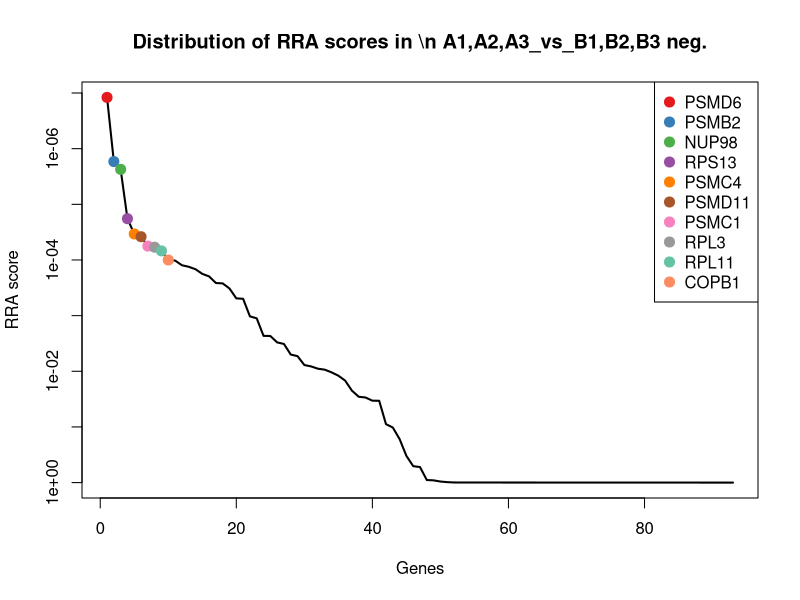
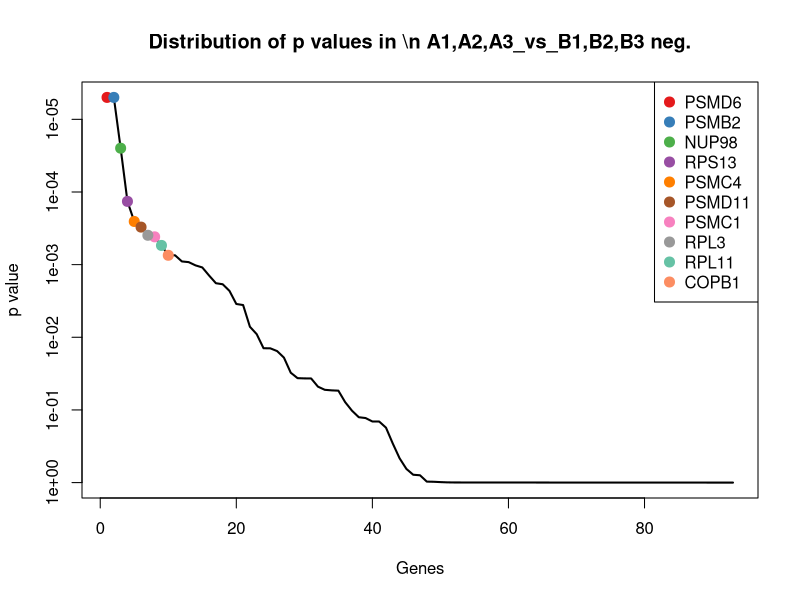
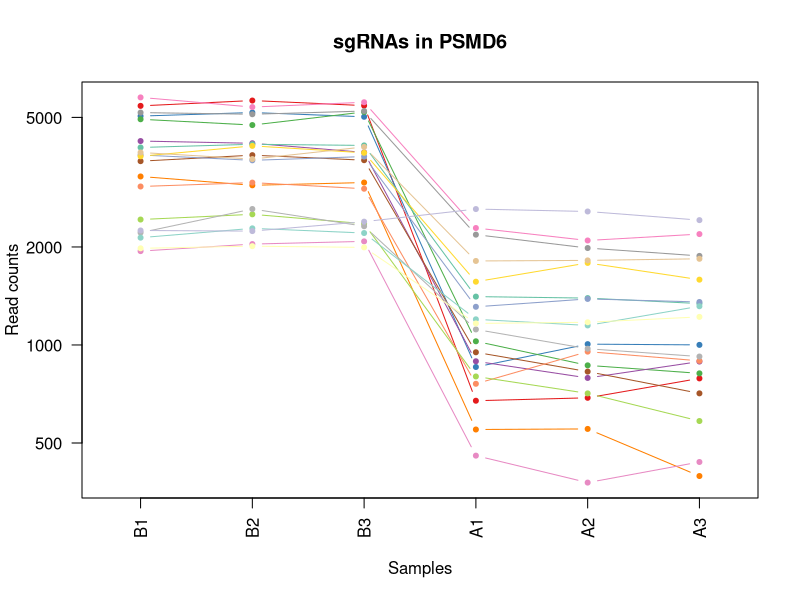
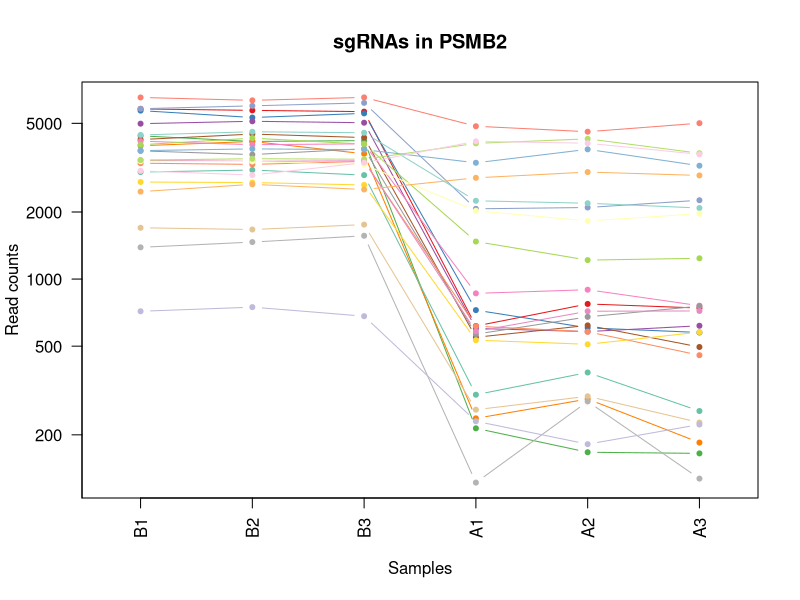
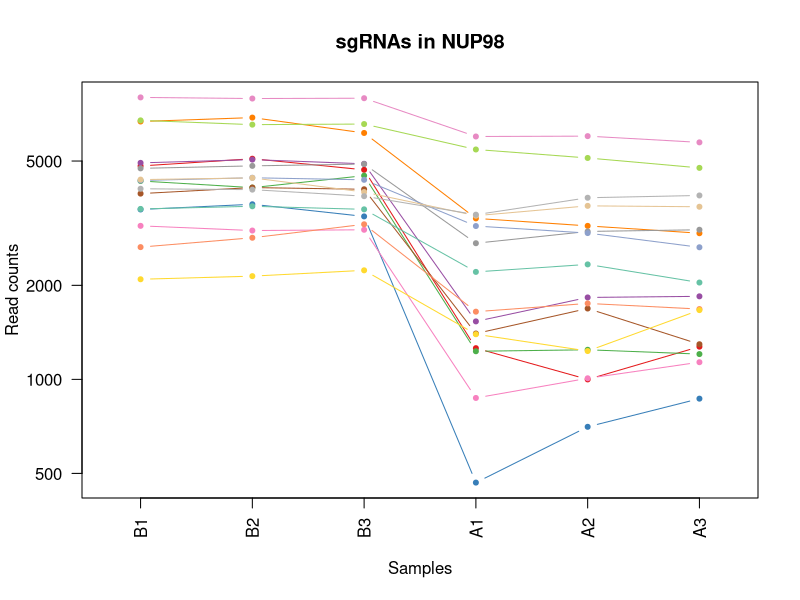
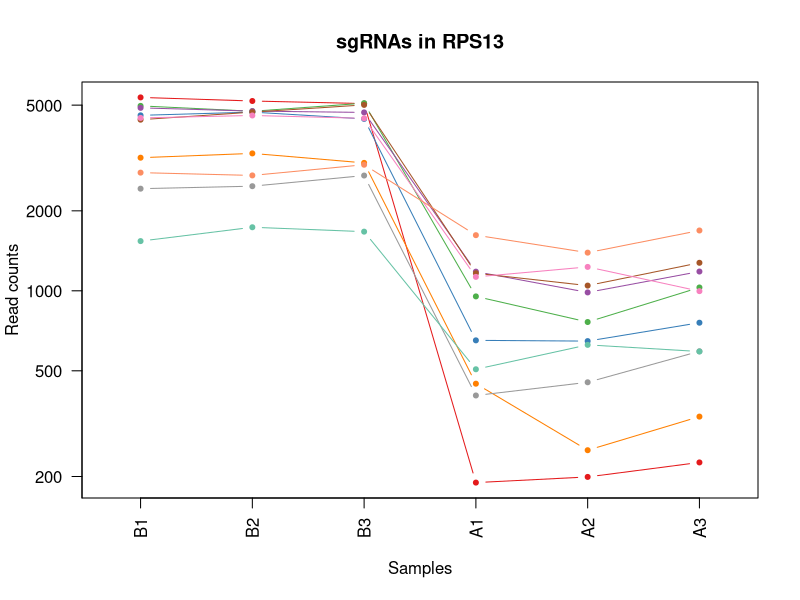
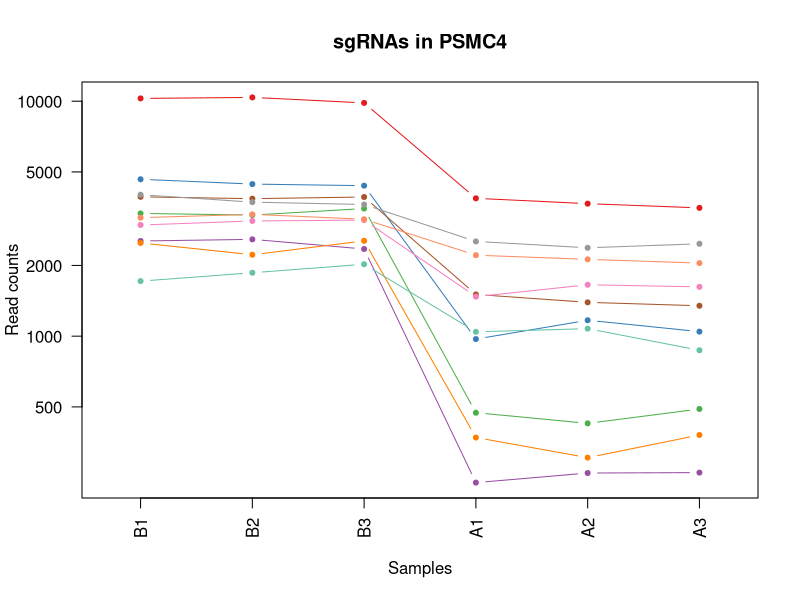
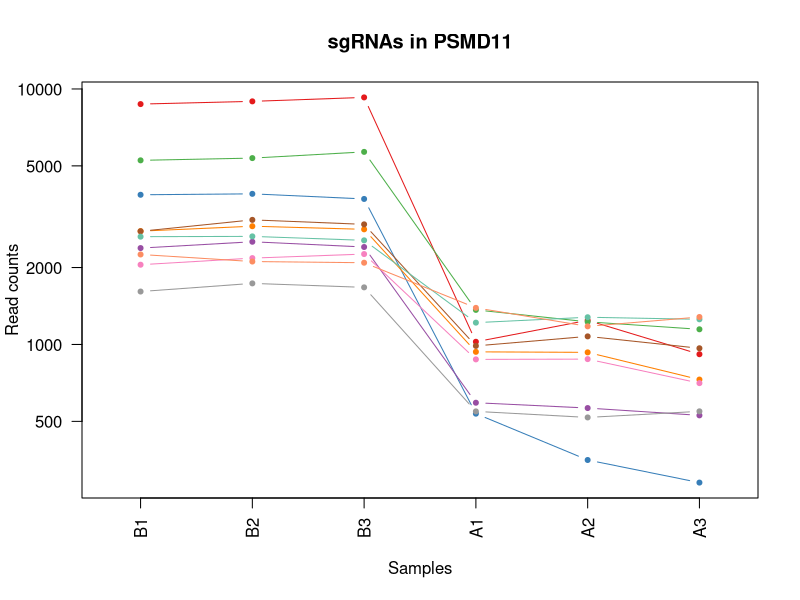

These figures' R source, in order: (Note: this script raises an error after producing the figures.)
pdf(file='sample1.pdf',width=4.5,height=4.5);
gstable=read.table('sample1.gene_summary.txt',header=T)
# 
#
# parameters
# Do not modify the variables beginning with "__"

# gstablename='__GENE_SUMMARY_FILE__'
startindex=3
# outputfile='__OUTPUT_FILE__'
targetgenelist=c("PSMD6","PSMB2","NUP98","RPS13","PSMC4","PSMD11","PSMC1","RPL3","RPL11","COPB1")
# samplelabel=sub('.\\w+.\\w+$','',colnames(gstable)[startindex]);
samplelabel='A1,A2,A3_vs_B1,B2,B3 neg.'


# You need to write some codes in front of this code:
# gstable=read.table(gstablename,header=T)
# pdf(file=outputfile,width=6,height=6)


# set up color using RColorBrewer
#library(RColorBrewer)
#colors <- brewer.pal(length(targetgenelist), "Set1")

colors=c( "#E41A1C", "#377EB8", "#4DAF4A", "#984EA3", "#FF7F00",  "#A65628", "#F781BF",
          "#999999", "#66C2A5", "#FC8D62", "#8DA0CB", "#E78AC3", "#A6D854", "#FFD92F", "#E5C494", "#B3B3B3", 
          "#8DD3C7", "#FFFFB3", "#BEBADA", "#FB8072", "#80B1D3", "#FDB462", "#B3DE69", "#FCCDE5",
          "#D9D9D9", "#BC80BD", "#CCEBC5", "#FFED6F")

######
# function definition

plotrankedvalues<-function(val, tglist, ...){
  
  plot(val,log='y',ylim=c(max(val),min(val)),type='l',lwd=2, ...)
  if(length(tglist)>0){
    for(i in 1:length(tglist)){
      targetgene=tglist[i];
      tx=which(names(val)==targetgene);ty=val[targetgene];
      points(tx,ty,col=colors[(i %% length(colors)) ],cex=2,pch=20)
      # text(tx+50,ty,targetgene,col=colors[i])
    }
    legend('topright',tglist,pch=20,pt.cex = 2,cex=1,col=colors)
  }
}



plotrandvalues<-function(val,targetgenelist, ...){
  # choose the one with the best distance distribution
  
  mindiffvalue=0;
  randval=val;
  for(i in 1:20){
    randval0=sample(val)
    vindex=sort(which(names(randval0) %in% targetgenelist))
    if(max(vindex)>0.9*length(val)){
      # print('pass...')
      next;
    }
    mindiffind=min(diff(vindex));
    if (mindiffind > mindiffvalue){
      mindiffvalue=mindiffind;
      randval=randval0;
      # print(paste('Diff: ',mindiffvalue))
    }
  }
  plot(randval,log='y',ylim=c(max(randval),min(randval)),pch=20,col='grey', ...)
  
  if(length(targetgenelist)>0){
    for(i in 1:length(targetgenelist)){
      targetgene=targetgenelist[i];
      tx=which(names(randval)==targetgene);ty=randval[targetgene];
      points(tx,ty,col=colors[(i %% length(colors)) ],cex=2,pch=20)
      text(tx+50,ty,targetgene,col=colors[i])
    }
  }
  
}




# set.seed(1235)



pvec=gstable[,startindex]
names(pvec)=gstable[,'id']
pvec=sort(pvec);

plotrankedvalues(pvec,targetgenelist,xlab='Genes',ylab='RRA score',main=paste('Distribution of RRA scores in \\n',samplelabel))

# plotrandvalues(pvec,targetgenelist,xlab='Genes',ylab='RRA score',main=paste('Distribution of RRA scores in \\n',samplelabel))


pvec=gstable[,startindex+1]
names(pvec)=gstable[,'id']
pvec=sort(pvec);

plotrankedvalues(pvec,targetgenelist,xlab='Genes',ylab='p value',main=paste('Distribution of p values in \\n',samplelabel))

# plotrandvalues(pvec,targetgenelist,xlab='Genes',ylab='p value',main=paste('Distribution of p values in \\n',samplelabel))



# you need to write after this code:
# dev.off()






# parameters
# Do not modify the variables beginning with "__"
targetmat=list(c(5423.771421646316,5632.245093570229,5434.54446136728,673.157294769762,687.2494014427542,788.4373153160907),c(5046.296221815596,5174.490889581273,5020.756685733464,854.8189335382135,1004.9205749193144,999.6053881227292),c(4934.073865109166,4735.420530653091,5195.554863029849,1025.3790277152596,864.7715277973026,817.1286295561231),c(4229.206170093571,4162.760679540378,3901.850838971856,890.1420299654123,791.0635104220223,888.2830888714035),c(3291.546644224141,3092.1763575580458,3153.2801136008948,549.02184161132,551.2529186799131,394.792483942846),c(3668.0943865614195,3827.3856606994905,3693.4756106693853,948.6774469019134,827.3984485647661,709.2492880136012),c(5758.583576778724,5378.144800743707,5564.902424096787,2285.9089545030147,2092.8924370220434,2189.7211027992735),c(5172.43044092365,5111.900008627681,5229.131914035935,2180.9488965479095,1983.8876225938118,1876.4119512981197),c(4040.9322989249317,4133.800719696179,4100.350464037243,1406.8684691290077,1392.147201411984,1339.310548724713),c(3066.174473317839,3151.9646617525214,3017.9843492528453,758.9419575215308,953.0135204296804,892.8736991498087),c(3832.2543629005777,3690.0593995028034,3789.268962069099,1308.9730304593422,1383.8420726936426,1354.23003212953),c(1941.1685337732115,2040.2758806364868,2079.802041729873,456.1725595741116,376.8452155947429,436.10797644849265),c(2427.1562603365956,2518.5823141922933,2356.3189323682227,799.3112105811866,709.0503643284005,583.0075053574586),c(3797.010978149798,4087.0911070442444,3891.975235734772,1563.2993247351744,1785.6026744434098,1586.0558511889917),c(3900.886217415254,3722.7561283591576,4056.8978097940735,1810.5609997255667,1817.785048226983,1838.539416501277),c(2212.913579351592,2614.8041162552777,2314.8413987724703,1115.2006157729938,972.7382011357413,920.4173608202398),c(2135.0071499025003,2280.363289667429,2206.209763164547,1197.9575845452885,1147.1459042209117,1314.0621921934844),c(1980.1217484977574,2010.381728539249,1992.8967332435345,1163.643719444581,1173.0994314657287,1218.8070289165769),c(2246.302049115489,2236.4562537746106,2390.8835436980166,2613.9091356127187,2569.3991972368835,2416.9563115803303))
targetgene="PSMD6"
collabel=c("B1","B2","B3","A1","A2","A3")

# set up color using RColorBrewer
#library(RColorBrewer)
#colors <- brewer.pal(length(targetgenelist), "Set1")

colors=c( "#E41A1C", "#377EB8", "#4DAF4A", "#984EA3", "#FF7F00",  "#A65628", "#F781BF",
          "#999999", "#66C2A5", "#FC8D62", "#8DA0CB", "#E78AC3", "#A6D854", "#FFD92F", "#E5C494", "#B3B3B3", 
          "#8DD3C7", "#FFFFB3", "#BEBADA", "#FB8072", "#80B1D3", "#FDB462", "#B3DE69", "#FCCDE5",
          "#D9D9D9", "#BC80BD", "#CCEBC5", "#FFED6F")


## code

targetmatvec=unlist(targetmat)+1
yrange=range(targetmatvec[targetmatvec>0]);
# yrange[1]=1; # set the minimum value to 1
for(i in 1:length(targetmat)){
  vali=targetmat[[i]]+1;
  if(i==1){
    plot(1:length(vali),vali,type='b',las=1,pch=20,main=paste('sgRNAs in',targetgene),ylab='Read counts',xlab='Samples',xlim=c(0.7,length(vali)+0.3),ylim = yrange,col=colors[(i %% length(colors))],xaxt='n',log='y')
    axis(1,at=1:length(vali),labels=(collabel),las=2)
    # lines(0:100,rep(1,101),col='black');
  }else{
    lines(1:length(vali),vali,type='b',pch=20,col=colors[(i %% length(colors))])
  }
}




# parameters
# Do not modify the variables beginning with "__"
targetmat=list(c(5802.174078970478,5714.454011837633,5639.957008698625,614.6218778332609,772.376970805754,740.2359073928362),c(5701.081212185347,5307.146189512767,5540.213416004078,724.6280924208232,603.1599731695471,574.9739373702496),c(4392.438688939288,4144.076834479604,4181.33041058133,212.9478098896848,166.10257436682883,164.1143174529854),c(4980.446739781245,5105.36066285641,5029.644728646839,599.48340793589,580.3208691941082,616.2894298758962),c(3963.953326969281,4145.011026732643,3649.0353961025075,236.16013039898695,288.60322296236507,183.62441113620744),c(4225.496340119805,4473.8466998022595,4314.651054281963,547.0033789583373,618.7320895164373,494.6382574981588),c(4155.937028111687,4007.6847655359566,4044.0595255858643,861.8835528236532,894.8776194012903,758.598348506457),c(3760.840135905577,3618.126596018825,3844.572340196769,565.1695428351825,675.8298494550348,755.1553907976531),c(3020.729056139202,3085.637011786775,2926.141239147965,301.76016662092775,379.95963886412096,254.77887045148782),c(3310.0957940929725,3269.6728856353957,3372.518505464158,613.6126465067696,579.2827281043155,454.4704175621134),c(5811.448653904894,5989.106534231006,6175.214704148573,2065.8965253278902,2093.930578111836,2257.43260440575),c(3411.1886608781037,3374.3024179757285,3395.232392909451,581.3172440590448,716.3173519569493,718.4305085704116),c(4005.688914174152,4289.810825953639,4029.2461207302385,1472.4685053509486,1215.6632161472285,1238.317122599799),c(2724.8701157313403,2710.0917260652236,2643.6989865673645,530.855677734475,508.6891339984133,577.2692425094522),c(1698.1746704915195,1667.5331716740518,1754.8946952298122,258.3632195817977,296.9083516807065,226.0875562114554),c(1387.4764101885926,1464.8134527646573,1563.307992430384,121.10775917896767,281.3362353338163,126.24178265614262),c(4433.246818650717,4581.2788089017085,4534.877006468935,2244.5304701168675,2188.4014172829698,2082.989413826353),c(3375.945276127324,3370.5656489635735,3257.9615079139844,2024.5180409417428,1822.9757536759464,1964.7811991574195),c(715.9971849368941,747.3538024309476,680.4290630350819,229.09551111354716,180.63654962392636,221.49694593305023),c(6530.228211322113,6338.494436867474,6533.69910165472,4850.365755117655,4583.392911434683,5006.060508600855),c(3769.1872533465507,3838.5959677359547,3807.04504789585,3324.4079894626625,3820.359210437063,3224.903720579643),c(2467.036932554583,2660.5795366541734,2522.2290667512325,2846.0323407057404,3019.9524302069067,2917.3328319264956),c(3417.680863332195,3467.7216432795967,3448.560650389704,4063.1653204543654,4257.416609239782,3669.0452650153447),c(3058.7548133703062,2927.7585210232373,3328.07829089728,4149.959214532625,4069.5130719873064,3627.7297725096983))
targetgene="PSMB2"
collabel=c("B1","B2","B3","A1","A2","A3")

# set up color using RColorBrewer
#library(RColorBrewer)
#colors <- brewer.pal(length(targetgenelist), "Set1")

colors=c( "#E41A1C", "#377EB8", "#4DAF4A", "#984EA3", "#FF7F00",  "#A65628", "#F781BF",
          "#999999", "#66C2A5", "#FC8D62", "#8DA0CB", "#E78AC3", "#A6D854", "#FFD92F", "#E5C494", "#B3B3B3", 
          "#8DD3C7", "#FFFFB3", "#BEBADA", "#FB8072", "#80B1D3", "#FDB462", "#B3DE69", "#FCCDE5",
          "#D9D9D9", "#BC80BD", "#CCEBC5", "#FFED6F")


## code

targetmatvec=unlist(targetmat)+1
yrange=range(targetmatvec[targetmatvec>0]);
# yrange[1]=1; # set the minimum value to 1
for(i in 1:length(targetmat)){
  vali=targetmat[[i]]+1;
  if(i==1){
    plot(1:length(vali),vali,type='b',las=1,pch=20,main=paste('sgRNAs in',targetgene),ylab='Read counts',xlab='Samples',xlim=c(0.7,length(vali)+0.3),ylim = yrange,col=colors[(i %% length(colors))],xaxt='n',log='y')
    axis(1,at=1:length(vali),labels=(collabel),las=2)
    # lines(0:100,rep(1,101),col='black');
  }else{
    lines(1:length(vali),vali,type='b',pch=20,col=colors[(i %% length(colors))])
  }
}




# parameters
# Do not modify the variables beginning with "__"
targetmat=list(c(4819.996593415853,5083.874241036521,4684.98617567261,1257.502232808281,998.6917283805583,1271.5990471182365),c(3497.44220776817,3634.0078643204824,3323.140489278738,466.26487283902554,703.8596588794371,866.4776900489788),c(4315.459716983637,4108.577528864134,4487.4741109309325,1229.2437556665218,1242.654884481838,1203.88754551176),c(4931.291492628841,5051.177512180167,4897.311645269915,1532.013153613941,1828.1664591249098,1843.130026779682),c(6689.750900194063,6884.996904895104,6147.563015084738,3274.955654464584,3098.8511530311503,2935.6952730401163),c(3931.4923146988262,4110.445913370212,4058.87293044149,1400.8130811700594,1684.9029887335198,1294.5520985102623),c(3099.5629430817357,2994.0861709889837,3011.0714269868863,870.9666347620758,1006.9968570988998,1133.8807387660809),c(4735.59796151267,4823.234602438728,4888.423602356539,2726.9430441797554,2974.2742222560287,3011.4403426338017),c(3511.354070169794,3580.7589058972776,3500.901347546249,2207.1889110366856,2332.7030287641524,2040.5262687511051),c(2649.746058762573,2839.010256984562,3135.5040277741437,1646.0562935074688,1749.267736300666,1677.8680567570955),c(4330.299036878702,4418.729356872977,4352.178346582882,3095.3124783491153,2938.9774252030775,2646.4868255005895),c(7990.046305999148,7923.818690274122,7942.947683586595,5989.787922726443,6005.646204450654,5735.96754286728),c(6745.398349800557,6536.543194511675,6565.301032013388,5442.784543768105,5112.84486722895,4752.429290718968),c(2090.4891902173044,2139.3002594585873,2232.8738919046737,1393.7484618846197,1231.2353324941187,1665.2438784914812),c(4359.050219175391,4414.058395607784,3976.9054235736935,3340.555690686525,3591.968170682673,3568.0518388904306),c(4074.320768688828,4047.85503241662,3857.410624404978,3365.7864738488097,3813.092222808514,3877.918032682781))
targetgene="NUP98"
collabel=c("B1","B2","B3","A1","A2","A3")

# set up color using RColorBrewer
#library(RColorBrewer)
#colors <- brewer.pal(length(targetgenelist), "Set1")

colors=c( "#E41A1C", "#377EB8", "#4DAF4A", "#984EA3", "#FF7F00",  "#A65628", "#F781BF",
          "#999999", "#66C2A5", "#FC8D62", "#8DA0CB", "#E78AC3", "#A6D854", "#FFD92F", "#E5C494", "#B3B3B3", 
          "#8DD3C7", "#FFFFB3", "#BEBADA", "#FB8072", "#80B1D3", "#FDB462", "#B3DE69", "#FCCDE5",
          "#D9D9D9", "#BC80BD", "#CCEBC5", "#FFED6F")


## code

targetmatvec=unlist(targetmat)+1
yrange=range(targetmatvec[targetmatvec>0]);
# yrange[1]=1; # set the minimum value to 1
for(i in 1:length(targetmat)){
  vali=targetmat[[i]]+1;
  if(i==1){
    plot(1:length(vali),vali,type='b',las=1,pch=20,main=paste('sgRNAs in',targetgene),ylab='Read counts',xlab='Samples',xlim=c(0.7,length(vali)+0.3),ylim = yrange,col=colors[(i %% length(colors))],xaxt='n',log='y')
    axis(1,at=1:length(vali),labels=(collabel),las=2)
    # lines(0:100,rep(1,101),col='black');
  }else{
    lines(1:length(vali),vali,type='b',pch=20,col=colors[(i %% length(colors))])
  }
}




# parameters
# Do not modify the variables beginning with "__"
targetmat=list(c(5344.937534703783,5181.030235352544,5067.172020947758,188.72625805389129,198.2849481504019,224.9399036418541),c(4575.1478151472775,4706.460570808892,4436.120974098096,649.9449742604598,645.723757851047,757.4506959368557),c(4966.534877379621,4740.091491918285,5083.9605464508,951.7051408813876,761.9955599078272,1028.2967023627616),c(4882.1362454764385,4746.630837689556,4692.886658262278,1179.7914206684434,985.1958942132535,1180.9344941197342),c(3169.1222550898533,3289.290922949208,3029.8350731373457,446.0802463091976,250.19200264003592,335.11455032357856),c(4406.350551340911,4704.592186302815,5008.905961848963,1163.643719444581,1045.4080774212289,1273.894352257439),c(4474.054948362146,4570.068501865245,4458.834861543389,1127.3113916908908,1229.1590503145333,996.1624304139253),c(2422.5189728693877,2475.609470552514,2714.803329874369,402.6832992700675,451.59137405981585,591.0410733446677),c(1537.7245241261273,1733.8608216397984,1668.976947067182,505.62489457219004,624.9609360551934,589.8934207750664),c(2784.227395311601,2717.5652640895332,2981.4446172756348,1618.8070476922012,1391.1090603221915,1685.9016247443044))
targetgene="RPS13"
collabel=c("B1","B2","B3","A1","A2","A3")

# set up color using RColorBrewer
#library(RColorBrewer)
#colors <- brewer.pal(length(targetgenelist), "Set1")

colors=c( "#E41A1C", "#377EB8", "#4DAF4A", "#984EA3", "#FF7F00",  "#A65628", "#F781BF",
          "#999999", "#66C2A5", "#FC8D62", "#8DA0CB", "#E78AC3", "#A6D854", "#FFD92F", "#E5C494", "#B3B3B3", 
          "#8DD3C7", "#FFFFB3", "#BEBADA", "#FB8072", "#80B1D3", "#FDB462", "#B3DE69", "#FCCDE5",
          "#D9D9D9", "#BC80BD", "#CCEBC5", "#FFED6F")


## code

targetmatvec=unlist(targetmat)+1
yrange=range(targetmatvec[targetmatvec>0]);
# yrange[1]=1; # set the minimum value to 1
for(i in 1:length(targetmat)){
  vali=targetmat[[i]]+1;
  if(i==1){
    plot(1:length(vali),vali,type='b',las=1,pch=20,main=paste('sgRNAs in',targetgene),ylab='Read counts',xlab='Samples',xlim=c(0.7,length(vali)+0.3),ylim = yrange,col=colors[(i %% length(colors))],xaxt='n',log='y')
    axis(1,at=1:length(vali),labels=(collabel),las=2)
    # lines(0:100,rep(1,101),col='black');
  }else{
    lines(1:length(vali),vali,type='b',pch=20,col=colors[(i %% length(colors))])
  }
}




# parameters
# Do not modify the variables beginning with "__"
targetmat=list(c(10275.301569839183,10376.073354500668,9832.150582840748,3859.300592503103,3662.5617647885756,3514.11216811917),c(4651.199329609486,4437.413201933751,4368.966872085925,970.8805360847241,1167.9087260167653,1044.3638383371797),c(3328.644943961804,3275.2780391536276,3492.0133046328733,471.3110294714825,424.5997057252062,488.8999946501523),c(2540.3060745364673,2581.173195145885,2348.4184497785554,237.16936172547835,260.5734135379627,261.66478586909557),c(2492.0782848775057,2219.6407932199145,2544.9429541965255,369.3786654958514,303.1371982194626,378.72534796842785),c(3915.7255373103194,3846.069505760264,3909.751321561523,1503.754676472182,1392.147201411984,1346.1964641423208),c(2971.5738089867987,3091.242165305007,3117.7279419473925,1472.4685053509486,1653.7587560397394,1620.4854282770307),c(3998.2692542266195,3718.085167093964,3632.2468705994647,2529.1337041874417,2376.3049545354447,2472.0436349211927),c(1713.941447880026,1860.9109680530594,2022.5235429547863,1042.5359602656133,1075.5141690252167,869.9206477577827),c(3192.308692425893,3298.632845479595,3143.404510363811,2210.21660501616,2121.960387536238,2045.1168790295103))
targetgene="PSMC4"
collabel=c("B1","B2","B3","A1","A2","A3")

# set up color using RColorBrewer
#library(RColorBrewer)
#colors <- brewer.pal(length(targetgenelist), "Set1")

colors=c( "#E41A1C", "#377EB8", "#4DAF4A", "#984EA3", "#FF7F00",  "#A65628", "#F781BF",
          "#999999", "#66C2A5", "#FC8D62", "#8DA0CB", "#E78AC3", "#A6D854", "#FFD92F", "#E5C494", "#B3B3B3", 
          "#8DD3C7", "#FFFFB3", "#BEBADA", "#FB8072", "#80B1D3", "#FDB462", "#B3DE69", "#FCCDE5",
          "#D9D9D9", "#BC80BD", "#CCEBC5", "#FFED6F")


## code

targetmatvec=unlist(targetmat)+1
yrange=range(targetmatvec[targetmatvec>0]);
# yrange[1]=1; # set the minimum value to 1
for(i in 1:length(targetmat)){
  vali=targetmat[[i]]+1;
  if(i==1){
    plot(1:length(vali),vali,type='b',las=1,pch=20,main=paste('sgRNAs in',targetgene),ylab='Read counts',xlab='Samples',xlim=c(0.7,length(vali)+0.3),ylim = yrange,col=colors[(i %% length(colors))],xaxt='n',log='y')
    axis(1,at=1:length(vali),labels=(collabel),las=2)
    # lines(0:100,rep(1,101),col='black');
  }else{
    lines(1:length(vali),vali,type='b',pch=20,col=colors[(i %% length(colors))])
  }
}




# parameters
# Do not modify the variables beginning with "__"
targetmat=list(c(8725.520098298315,8943.022438339327,9267.266077679547,1023.3605650622768,1241.6167433920455,914.6790979722333),c(3852.6584277562924,3885.3055803878888,3710.2641361724277,534.8926030404406,351.92982943971856,286.9131424003241),c(5254.97415783995,5362.263532442049,5671.558939057294,1364.480753416369,1225.0064859553627,1145.3572644620938),c(2382.6383006513997,2522.319083204448,2405.6969485536424,590.4003259974673,562.6724706676326,526.7725294469951),c(2775.8802778706267,2901.601137938154,2821.459844834875,934.5482083310338,930.1744164542414,727.6117291272219),c(2772.1704478968604,3072.558320244233,2950.8302472406745,986.0190059820951,1074.4760279354239,965.1758110346904),c(2050.608517999317,2176.667949580135,2257.5628999973837,872.9850974150586,875.1529386952294,704.6586777351961),c(1610.06620861457,1732.9266293867597,1671.9396280383073,545.9941476318459,516.9942627167547,546.2826231302171),c(2640.471483828157,2647.500845111632,2554.8185574336094,1216.1237484221338,1276.9135404449967,1253.2366060046159),c(2249.0844215958136,2110.340299614388,2087.7025243195403,1389.711536578654,1176.2138547351067,1279.6326151054457))
targetgene="PSMD11"
collabel=c("B1","B2","B3","A1","A2","A3")

# set up color using RColorBrewer
#library(RColorBrewer)
#colors <- brewer.pal(length(targetgenelist), "Set1")

colors=c( "#E41A1C", "#377EB8", "#4DAF4A", "#984EA3", "#FF7F00",  "#A65628", "#F781BF",
          "#999999", "#66C2A5", "#FC8D62", "#8DA0CB", "#E78AC3", "#A6D854", "#FFD92F", "#E5C494", "#B3B3B3", 
          "#8DD3C7", "#FFFFB3", "#BEBADA", "#FB8072", "#80B1D3", "#FDB462", "#B3DE69", "#FCCDE5",
          "#D9D9D9", "#BC80BD", "#CCEBC5", "#FFED6F")


## code

targetmatvec=unlist(targetmat)+1
yrange=range(targetmatvec[targetmatvec>0]);
# yrange[1]=1; # set the minimum value to 1
for(i in 1:length(targetmat)){
  vali=targetmat[[i]]+1;
  if(i==1){
    plot(1:length(vali),vali,type='b',las=1,pch=20,main=paste('sgRNAs in',targetgene),ylab='Read counts',xlab='Samples',xlim=c(0.7,length(vali)+0.3),ylim = yrange,col=colors[(i %% length(colors))],xaxt='n',log='y')
    axis(1,at=1:length(vali),labels=(collabel),las=2)
    # lines(0:100,rep(1,101),col='black');
  }else{
    lines(1:length(vali),vali,type='b',pch=20,col=colors[(i %% length(colors))])
  }
}




# parameters
# Do not modify the variables beginning with "__"
targetmat=list(c(6292.79909300107,6266.561633383495,6171.26446285374,869.9574034355844,960.2805080582292,765.4842639240647),c(6955.0037433183525,7082.111470286267,7154.874545267298,1350.3515148454894,1359.964827628411,1343.9011590031182),c(7253.645056206539,7230.648038519418,7001.802695092498,1393.7484618846197,1517.7622732768984,1357.6729898383337),c(6400.384162240292,6069.447067992333,6672.9451072976035,1157.5883314856326,1230.197191404326,1062.7262794508006),c(4750.437281407735,4835.379101728231,4623.75743560269,963.8159167992843,1237.4641790328747,1078.7934154252187),c(4374.816996563898,4303.823709749219,4237.621349032709,1434.1177149442756,1532.2962485339958,1339.310548724713),c(3852.6584277562924,3779.7418557945175,4079.6116972393665,2355.545916030921,2577.7043259552247,2274.6473929497697),c(4542.686802876822,4705.526378555854,4195.156255113248,2807.681550299067,3111.3088461086622,3273.1051285028975),c(5548.978183260929,5235.213386028788,5249.87068083381,4969.45505164364,4446.358287582049,4777.677647250197),c(3606.8821919942757,3567.680214354736,3668.7866025766753,4121.700737390866,3857.7322896695996,4183.193616196726))
targetgene="PSMC1"
collabel=c("B1","B2","B3","A1","A2","A3")

# set up color using RColorBrewer
#library(RColorBrewer)
#colors <- brewer.pal(length(targetgenelist), "Set1")

colors=c( "#E41A1C", "#377EB8", "#4DAF4A", "#984EA3", "#FF7F00",  "#A65628", "#F781BF",
          "#999999", "#66C2A5", "#FC8D62", "#8DA0CB", "#E78AC3", "#A6D854", "#FFD92F", "#E5C494", "#B3B3B3", 
          "#8DD3C7", "#FFFFB3", "#BEBADA", "#FB8072", "#80B1D3", "#FDB462", "#B3DE69", "#FCCDE5",
          "#D9D9D9", "#BC80BD", "#CCEBC5", "#FFED6F")


## code

targetmatvec=unlist(targetmat)+1
yrange=range(targetmatvec[targetmatvec>0]);
# yrange[1]=1; # set the minimum value to 1
for(i in 1:length(targetmat)){
  vali=targetmat[[i]]+1;
  if(i==1){
    plot(1:length(vali),vali,type='b',las=1,pch=20,main=paste('sgRNAs in',targetgene),ylab='Read counts',xlab='Samples',xlim=c(0.7,length(vali)+0.3),ylim = yrange,col=colors[(i %% length(colors))],xaxt='n',log='y')
    axis(1,at=1:length(vali),labels=(collabel),las=2)
    # lines(0:100,rep(1,101),col='black');
  }else{
    lines(1:length(vali),vali,type='b',pch=20,col=colors[(i %% length(colors))])
  }
}




# parameters
# Do not modify the variables beginning with "__"
targetmat=list(c(5249.4094128793,5478.1033718188455,5018.781565086047,1268.6037773996864,1193.8622532615823,1254.384258574217),c(2764.750787949328,2642.8298838464384,2591.35828941082,331.0278750891783,333.2432898234503,336.26220289317985),c(5075.974861605727,5176.359274087351,5138.2763642547625,1960.9364673727848,1960.0103775285802,2038.2309636119026),c(1248.3577861723568,1367.657458448634,1199.8857933056959,293.6863160089966,400.72246065997456,262.8124384386969),c(4736.525419006111,5005.402091781271,4892.373843651373,2825.847714175912,3005.418454949809,2924.2187473441036),c(2905.724326952447,2760.5381077293127,2700.9774853424515,1698.5363224850216,1799.0985086107148,1768.5326097555978),c(4257.95735239026,4471.978315296183,3992.706388753028,3161.9217458975477,3013.7235836681507,2831.258889206398),c(3683.8611639499263,3909.5945789668945,3693.4756106693853,2771.349222545377,2621.3062517265175,2592.5471547293287),c(2401.1874505202313,2346.6909396331753,2629.873142035447,1790.3763731957388,1545.7920827013008,1544.740358683345),c(7402.038255157191,7268.015728640965,7688.15712006983,5725.369315185697,6038.866719324021,5943.692657965114),c(5681.604604823074,5732.203664645368,5826.605909879511,4783.756487569223,5158.523075179828,5923.034911712291))
targetgene="RPL3"
collabel=c("B1","B2","B3","A1","A2","A3")

# set up color using RColorBrewer
#library(RColorBrewer)
#colors <- brewer.pal(length(targetgenelist), "Set1")

colors=c( "#E41A1C", "#377EB8", "#4DAF4A", "#984EA3", "#FF7F00",  "#A65628", "#F781BF",
          "#999999", "#66C2A5", "#FC8D62", "#8DA0CB", "#E78AC3", "#A6D854", "#FFD92F", "#E5C494", "#B3B3B3", 
          "#8DD3C7", "#FFFFB3", "#BEBADA", "#FB8072", "#80B1D3", "#FDB462", "#B3DE69", "#FCCDE5",
          "#D9D9D9", "#BC80BD", "#CCEBC5", "#FFED6F")


## code

targetmatvec=unlist(targetmat)+1
yrange=range(targetmatvec[targetmatvec>0]);
# yrange[1]=1; # set the minimum value to 1
for(i in 1:length(targetmat)){
  vali=targetmat[[i]]+1;
  if(i==1){
    plot(1:length(vali),vali,type='b',las=1,pch=20,main=paste('sgRNAs in',targetgene),ylab='Read counts',xlab='Samples',xlim=c(0.7,length(vali)+0.3),ylim = yrange,col=colors[(i %% length(colors))],xaxt='n',log='y')
    axis(1,at=1:length(vali),labels=(collabel),las=2)
    # lines(0:100,rep(1,101),col='black');
  }else{
    lines(1:length(vali),vali,type='b',pch=20,col=colors[(i %% length(colors))])
  }
}




# parameters
# Do not modify the variables beginning with "__"
targetmat=list(c(6121.219456714379,6392.677587543718,5979.677760054312,1017.3051771033284,891.7631961319123,868.7729951881814),c(3581.8408396713535,3497.6157953768347,3411.033358088785,121.10775917896767,91.35641590175585,175.59084314899835),c(6660.9997178973745,6678.540416973556,6387.540173745878,1886.2533492124214,1955.8578131694094,2053.150447016719),c(3522.483560091093,3448.1036059657845,3367.580703845616,297.7232413149622,440.1718220720964,420.0408404740745),c(3540.1052524664824,3647.0865558630244,3776.4306778608902,931.5205143515597,860.6189634381318,829.7528078217373),c(2762.8958729624446,2496.161700119365,2582.4702464974444,418.8310004939299,369.57822796619416,285.7654898307228),c(2276.9081463990606,2340.1515938619045,2447.174482149395,385.52636671971374,240.8487328319018,242.15469218587356),c(2256.5040815433463,2040.2758806364868,2199.2968408985885,375.43405345479977,553.3292008594985,485.4570369413484),c(5753.946289311516,5516.405254193432,5758.464247543632,3201.2817676307122,3579.510477605161,3849.2267184427483),c(2884.3928046032906,2967.9287879039007,2970.5814537148426,2084.0626892047353,2374.2286723558595,2117.418990914392))
targetgene="RPL11"
collabel=c("B1","B2","B3","A1","A2","A3")

# set up color using RColorBrewer
#library(RColorBrewer)
#colors <- brewer.pal(length(targetgenelist), "Set1")

colors=c( "#E41A1C", "#377EB8", "#4DAF4A", "#984EA3", "#FF7F00",  "#A65628", "#F781BF",
          "#999999", "#66C2A5", "#FC8D62", "#8DA0CB", "#E78AC3", "#A6D854", "#FFD92F", "#E5C494", "#B3B3B3", 
          "#8DD3C7", "#FFFFB3", "#BEBADA", "#FB8072", "#80B1D3", "#FDB462", "#B3DE69", "#FCCDE5",
          "#D9D9D9", "#BC80BD", "#CCEBC5", "#FFED6F")


## code

targetmatvec=unlist(targetmat)+1
yrange=range(targetmatvec[targetmatvec>0]);
# yrange[1]=1; # set the minimum value to 1
for(i in 1:length(targetmat)){
  vali=targetmat[[i]]+1;
  if(i==1){
    plot(1:length(vali),vali,type='b',las=1,pch=20,main=paste('sgRNAs in',targetgene),ylab='Read counts',xlab='Samples',xlim=c(0.7,length(vali)+0.3),ylim = yrange,col=colors[(i %% length(colors))],xaxt='n',log='y')
    axis(1,at=1:length(vali),labels=(collabel),las=2)
    # lines(0:100,rep(1,101),col='black');
  }else{
    lines(1:length(vali),vali,type='b',pch=20,col=colors[(i %% length(colors))])
  }
}




# parameters
# Do not modify the variables beginning with "__"
targetmat=list(c(5770.640524193464,5717.256588596749,5900.672934157641,561.1326175292169,827.3984485647661,719.5781611400129),c(6983.754925615041,7000.836744271902,6491.234007735259,2392.887475111103,2218.5075088869576,2242.513121000933),c(3721.8869211810306,4102.038183092864,3989.7437077819027,791.2373599692554,776.5295351649247,867.6253426185801),c(4846.8928607256585,5105.36066285641,4525.988963555559,1405.8592378025164,1552.0209292400568,1506.8678238865023),c(4051.134331352789,3828.319852952529,4044.0595255858643,1145.4775555677359,940.5558273521682,1175.1962312717276),c(2521.7569246676358,2298.112942475164,2603.209013295321,354.24019559848045,371.6545101457795,228.382861350658),c(3190.4537774390096,3202.4110434166105,3175.994001046188,916.3820444541886,813.9026143974612,967.4711161738929),c(2799.0667152066662,2530.7268134817964,2931.0790407665068,922.4374324131371,980.0051887642901,1078.7934154252187),c(1844.712954455288,1785.2413955569261,1807.2353923863568,479.3848800834137,622.8846538756081,548.5779282694197),c(6751.890552254648,6536.543194511675,6316.435830438873,7781.173527248673,7526.522900996931,7579.097569646962))
targetgene="COPB1"
collabel=c("B1","B2","B3","A1","A2","A3")

# set up color using RColorBrewer
#library(RColorBrewer)
#colors <- brewer.pal(length(targetgenelist), "Set1")

colors=c( "#E41A1C", "#377EB8", "#4DAF4A", "#984EA3", "#FF7F00",  "#A65628", "#F781BF",
          "#999999", "#66C2A5", "#FC8D62", "#8DA0CB", "#E78AC3", "#A6D854", "#FFD92F", "#E5C494", "#B3B3B3", 
          "#8DD3C7", "#FFFFB3", "#BEBADA", "#FB8072", "#80B1D3", "#FDB462", "#B3DE69", "#FCCDE5",
          "#D9D9D9", "#BC80BD", "#CCEBC5", "#FFED6F")


## code

targetmatvec=unlist(targetmat)+1
yrange=range(targetmatvec[targetmatvec>0]);
# yrange[1]=1; # set the minimum value to 1
for(i in 1:length(targetmat)){
  vali=targetmat[[i]]+1;
  if(i==1){
    plot(1:length(vali),vali,type='b',las=1,pch=20,main=paste('sgRNAs in',targetgene),ylab='Read counts',xlab='Samples',xlim=c(0.7,length(vali)+0.3),ylim = yrange,col=colors[(i %% length(colors))],xaxt='n',log='y')
    axis(1,at=1:length(vali),labels=(collabel),las=2)
    # lines(0:100,rep(1,101),col='black');
  }else{
    lines(1:length(vali),vali,type='b',pch=20,col=colors[(i %% length(colors))])
  }
}



# 
#
# parameters
# Do not modify the variables beginning with "__"

# gstablename='__GENE_SUMMARY_FILE__'
startindex=9
# outputfile='__OUTPUT_FILE__'
targetgenelist=c("OR52E8","FAM71B","TGM6","TAAR1","TAS2R9","NLRP5","DEFB129","PLA2G2E","KRT77","VN1R2")
# samplelabel=sub('.\\w+.\\w+$','',colnames(gstable)[startindex]);
samplelabel='A1,A2,A3_vs_B1,B2,B3 pos.'


# You need to write some codes in front of this code:
# gstable=read.table(gstablename,header=T)
# pdf(file=outputfile,width=6,height=6)


# set up color using RColorBrewer
#library(RColorBrewer)
#colors <- brewer.pal(length(targetgenelist), "Set1")

colors=c( "#E41A1C", "#377EB8", "#4DAF4A", "#984EA3", "#FF7F00",  "#A65628", "#F781BF",
          "#999999", "#66C2A5", "#FC8D62", "#8DA0CB", "#E78AC3", "#A6D854", "#FFD92F", "#E5C494", "#B3B3B3", 
          "#8DD3C7", "#FFFFB3", "#BEBADA", "#FB8072", "#80B1D3", "#FDB462", "#B3DE69", "#FCCDE5",
          "#D9D9D9", "#BC80BD", "#CCEBC5", "#FFED6F")

######
# function definition

plotrankedvalues<-function(val, tglist, ...){
  
  plot(val,log='y',ylim=c(max(val),min(val)),type='l',lwd=2, ...)
  if(length(tglist)>0){
    for(i in 1:length(tglist)){
      targetgene=tglist[i];
      tx=which(names(val)==targetgene);ty=val[targetgene];
      points(tx,ty,col=colors[(i %% length(colors)) ],cex=2,pch=20)
      # text(tx+50,ty,targetgene,col=colors[i])
    }
    legend('topright',tglist,pch=20,pt.cex = 2,cex=1,col=colors)
  }
}



plotrandvalues<-function(val,targetgenelist, ...){
  # choose the one with the best distance distribution
  
  mindiffvalue=0;
  randval=val;
  for(i in 1:20){
    randval0=sample(val)
    vindex=sort(which(names(randval0) %in% targetgenelist))
    if(max(vindex)>0.9*length(val)){
      # print('pass...')
      next;
    }
    mindiffind=min(diff(vindex));
    if (mindiffind > mindiffvalue){
      mindiffvalue=mindiffind;
      randval=randval0;
      # print(paste('Diff: ',mindiffvalue))
    }
  }
  plot(randval,log='y',ylim=c(max(randval),min(randval)),pch=20,col='grey', ...)
  
  if(length(targetgenelist)>0){
    for(i in 1:length(targetgenelist)){
      targetgene=targetgenelist[i];
      tx=which(names(randval)==targetgene);ty=randval[targetgene];
      points(tx,ty,col=colors[(i %% length(colors)) ],cex=2,pch=20)
      text(tx+50,ty,targetgene,col=colors[i])
    }
  }
  
}




# set.seed(1235)



pvec=gstable[,startindex]
names(pvec)=gstable[,'id']
pvec=sort(pvec);

plotrankedvalues(pvec,targetgenelist,xlab='Genes',ylab='RRA score',main=paste('Distribution of RRA scores in \\n',samplelabel))

# plotrandvalues(pvec,targetgenelist,xlab='Genes',ylab='RRA score',main=paste('Distribution of RRA scores in \\n',samplelabel))


pvec=gstable[,startindex+1]
names(pvec)=gstable[,'id']
pvec=sort(pvec);

plotrankedvalues(pvec,targetgenelist,xlab='Genes',ylab='p value',main=paste('Distribution of p values in \\n',samplelabel))

# plotrandvalues(pvec,targetgenelist,xlab='Genes',ylab='p value',main=paste('Distribution of p values in \\n',samplelabel))



# you need to write after this code:
# dev.off()






# parameters
# Do not modify the variables beginning with "__"
targetmat=list(c(4340.50106930656,4203.86513867408,4491.424352225766,5401.406059381958,5274.794877236608,5554.638436870275),c(4202.309902783765,4281.403095676291,4210.957220292583,5582.058466823918,5804.246833030875,5714.162144044855),c(4320.097004450845,4644.803882108339,4329.464459137589,5555.818452335142,6145.7952515726665,5646.450642438379),c(1804.8322822373002,1868.384506077369,1869.4516927799855,2845.023109379249,2435.4789966536277,2245.956078709737),c(7547.649081627517,7749.124738955888,8007.13910462764,9602.836071565645,10719.844893199215,9821.610690647894),c(6658.21734541705,6692.553300769136,6712.447520245939,8002.195187750289,8063.2418444197465,9304.019381757711),c(4726.323386578254,4698.987032784583,4749.177596713656,6118.969532517342,6430.245910175861,6209.948054112615),c(6353.083830074772,6408.558855845376,6606.778565609141,8686.454027111457,8604.113352201734,8180.467516118041),c(8717.17298085734,8665.567339186837,8676.70500410193,11286.233924153295,10959.655484941324,10636.444015064815),c(5634.304272657553,5605.153518232107,5248.883120510102,7755.942744086387,7262.83506418959,6992.647106580699))
targetgene="OR52E8"
collabel=c("B1","B2","B3","A1","A2","A3")

# set up color using RColorBrewer
#library(RColorBrewer)
#colors <- brewer.pal(length(targetgenelist), "Set1")

colors=c( "#E41A1C", "#377EB8", "#4DAF4A", "#984EA3", "#FF7F00",  "#A65628", "#F781BF",
          "#999999", "#66C2A5", "#FC8D62", "#8DA0CB", "#E78AC3", "#A6D854", "#FFD92F", "#E5C494", "#B3B3B3", 
          "#8DD3C7", "#FFFFB3", "#BEBADA", "#FB8072", "#80B1D3", "#FDB462", "#B3DE69", "#FCCDE5",
          "#D9D9D9", "#BC80BD", "#CCEBC5", "#FFED6F")


## code

targetmatvec=unlist(targetmat)+1
yrange=range(targetmatvec[targetmatvec>0]);
# yrange[1]=1; # set the minimum value to 1
for(i in 1:length(targetmat)){
  vali=targetmat[[i]]+1;
  if(i==1){
    plot(1:length(vali),vali,type='b',las=1,pch=20,main=paste('sgRNAs in',targetgene),ylab='Read counts',xlab='Samples',xlim=c(0.7,length(vali)+0.3),ylim = yrange,col=colors[(i %% length(colors))],xaxt='n',log='y')
    axis(1,at=1:length(vali),labels=(collabel),las=2)
    # lines(0:100,rep(1,101),col='black');
  }else{
    lines(1:length(vali),vali,type='b',pch=20,col=colors[(i %% length(colors))])
  }
}




# parameters
# Do not modify the variables beginning with "__"
targetmat=list(c(5357.921939611965,5649.994746377964,5660.6957754965015,5277.270606223517,5758.568625079997,5803.679044473756),c(3517.846272623885,3582.627290403355,3443.622848771162,3593.8727536358656,4031.101851664977,3845.7837607339443),c(6596.077693356464,6251.614557334877,6302.609985906956,7489.505673892659,7124.762299247164,7481.547101230852),c(4725.395929084812,4451.426085729331,4633.633038839774,5878.772476812389,6161.367367919557,6040.095473811623),c(4669.748479478318,4769.051451762484,4693.874218585986,7093.886993908031,6814.358113399153,6367.176456147993),c(8398.12760311344,8685.185376500649,8320.195727243201,10216.448718072414,10772.790088778642,10059.174772555363),c(7091.339994854264,7217.569346976877,7118.334813290087,9100.23887097293,9207.27332537128,10056.879467416162),c(4110.49161093305,3864.7533508210377,3864.323546670937,5003.768916744348,5309.053533199766,5233.295717381912),c(9619.58912197599,9980.910031465304,9864.740073523126,11804.978825969874,12454.578654242783,12284.473105012277),c(5837.417463721258,6004.987802532663,5570.827786039038,7828.607399593769,7862.88061408976,8164.400380143623))
targetgene="FAM71B"
collabel=c("B1","B2","B3","A1","A2","A3")

# set up color using RColorBrewer
#library(RColorBrewer)
#colors <- brewer.pal(length(targetgenelist), "Set1")

colors=c( "#E41A1C", "#377EB8", "#4DAF4A", "#984EA3", "#FF7F00",  "#A65628", "#F781BF",
          "#999999", "#66C2A5", "#FC8D62", "#8DA0CB", "#E78AC3", "#A6D854", "#FFD92F", "#E5C494", "#B3B3B3", 
          "#8DD3C7", "#FFFFB3", "#BEBADA", "#FB8072", "#80B1D3", "#FDB462", "#B3DE69", "#FCCDE5",
          "#D9D9D9", "#BC80BD", "#CCEBC5", "#FFED6F")


## code

targetmatvec=unlist(targetmat)+1
yrange=range(targetmatvec[targetmatvec>0]);
# yrange[1]=1; # set the minimum value to 1
for(i in 1:length(targetmat)){
  vali=targetmat[[i]]+1;
  if(i==1){
    plot(1:length(vali),vali,type='b',las=1,pch=20,main=paste('sgRNAs in',targetgene),ylab='Read counts',xlab='Samples',xlim=c(0.7,length(vali)+0.3),ylim = yrange,col=colors[(i %% length(colors))],xaxt='n',log='y')
    axis(1,at=1:length(vali),labels=(collabel),las=2)
    # lines(0:100,rep(1,101),col='black');
  }else{
    lines(1:length(vali),vali,type='b',pch=20,col=colors[(i %% length(colors))])
  }
}




# parameters
# Do not modify the variables beginning with "__"
targetmat=list(c(2071.0125828550317,1982.3559609480885,2258.550460321092,2036.6288168596395,2308.8257836989205,2419.251616719533),c(2381.7108431579586,2390.5979755259937,2549.8807558150675,2684.555328467117,2955.5876826397603,2468.6006772123887),c(2774.0253628837436,2837.141872478485,2797.758397065874,3597.9096789418313,3143.4912198922357,3119.319684176324),c(4692.934916814357,4582.213001154747,4586.230143301771,5622.427719883574,5212.506411849047,5669.403693830404),c(4639.1423821947465,4613.975537758062,4497.349714168016,5901.984797321691,5647.48752847218,5773.840077664123),c(3629.1411718368736,3534.0492932453435,4023.320758787988,4573.836371659012,4278.179431035635,4358.784459345724),c(5126.057566251571,4935.33767280337,4755.102958655906,6365.221976181242,6283.868016515093,6234.048758074243),c(4337.718696826235,4160.8922950343,4295.887408131504,5462.9691702979335,5707.699711680156,5660.222473273594),c(4577.002730134161,4424.33451039121,4833.120224228869,5496.27380407215,6052.362553491325,5197.718487724272),c(6941.091880916729,6913.9568647393035,6835.892560709488,8858.023352614993,8393.370710973819,9244.341448138443),c(3838.7465653546687,4135.669104202256,3802.107246277308,4864.494993688535,5197.972436591949,5183.946656889056),c(3333.282231429012,3485.4712960873317,3532.5032779049175,4590.993304209366,4488.922072263549,4387.4757735857565),c(5101.943671422091,5029.6910903602775,5068.159581271467,7010.120793809245,6398.0635363922875,6667.861429383533),c(4264.449554844351,4390.703589281817,4422.295129566178,5337.824485813,5052.632684020974,5722.195712032064))
targetgene="TGM6"
collabel=c("B1","B2","B3","A1","A2","A3")

# set up color using RColorBrewer
#library(RColorBrewer)
#colors <- brewer.pal(length(targetgenelist), "Set1")

colors=c( "#E41A1C", "#377EB8", "#4DAF4A", "#984EA3", "#FF7F00",  "#A65628", "#F781BF",
          "#999999", "#66C2A5", "#FC8D62", "#8DA0CB", "#E78AC3", "#A6D854", "#FFD92F", "#E5C494", "#B3B3B3", 
          "#8DD3C7", "#FFFFB3", "#BEBADA", "#FB8072", "#80B1D3", "#FDB462", "#B3DE69", "#FCCDE5",
          "#D9D9D9", "#BC80BD", "#CCEBC5", "#FFED6F")


## code

targetmatvec=unlist(targetmat)+1
yrange=range(targetmatvec[targetmatvec>0]);
# yrange[1]=1; # set the minimum value to 1
for(i in 1:length(targetmat)){
  vali=targetmat[[i]]+1;
  if(i==1){
    plot(1:length(vali),vali,type='b',las=1,pch=20,main=paste('sgRNAs in',targetgene),ylab='Read counts',xlab='Samples',xlim=c(0.7,length(vali)+0.3),ylim = yrange,col=colors[(i %% length(colors))],xaxt='n',log='y')
    axis(1,at=1:length(vali),labels=(collabel),las=2)
    # lines(0:100,rep(1,101),col='black');
  }else{
    lines(1:length(vali),vali,type='b',pch=20,col=colors[(i %% length(colors))])
  }
}




# parameters
# Do not modify the variables beginning with "__"
targetmat=list(c(3653.255066666354,3726.492897371312,3549.29180340796,4233.725414631412,4259.492891419367,3961.6966702636755),c(1568.3306214096992,1524.6017569591331,1521.8304588346316,2016.4441903298116,1619.500100076581,1999.2107762454584),c(3225.6971621897897,3405.130762326005,3636.1971118942984,3945.0852552548718,4102.733586860672,3882.508642961186),c(3268.360206888102,3535.917677751421,3207.5959314048564,4440.617836562148,3658.409200429405,4042.032350135766),c(4485.184438283445,4812.958487655303,4461.797542514514,6350.083506283871,6227.808397666288,6083.706271456473),c(5099.161298941766,5221.200502233208,5132.351002312512,6212.828045881041,5983.845241565008,6075.672703469263),c(3687.5709939236926,3628.4027108022506,3709.2765758487194,4553.651745129185,4774.410871956536,4325.502534827287),c(4849.675233205983,4682.171572229887,4982.2418331088365,6400.545072608441,6378.338855686226,6492.270586234534),c(8873.913297248966,9048.586162932697,8355.747898896703,10636.288949892836,11063.469593920592,11303.230158003169),c(2437.358292764453,2414.8869741049994,2548.893195491359,3334.5003027275766,3351.1194378507716,3332.783062122165))
targetgene="TAAR1"
collabel=c("B1","B2","B3","A1","A2","A3")

# set up color using RColorBrewer
#library(RColorBrewer)
#colors <- brewer.pal(length(targetgenelist), "Set1")

colors=c( "#E41A1C", "#377EB8", "#4DAF4A", "#984EA3", "#FF7F00",  "#A65628", "#F781BF",
          "#999999", "#66C2A5", "#FC8D62", "#8DA0CB", "#E78AC3", "#A6D854", "#FFD92F", "#E5C494", "#B3B3B3", 
          "#8DD3C7", "#FFFFB3", "#BEBADA", "#FB8072", "#80B1D3", "#FDB462", "#B3DE69", "#FCCDE5",
          "#D9D9D9", "#BC80BD", "#CCEBC5", "#FFED6F")


## code

targetmatvec=unlist(targetmat)+1
yrange=range(targetmatvec[targetmatvec>0]);
# yrange[1]=1; # set the minimum value to 1
for(i in 1:length(targetmat)){
  vali=targetmat[[i]]+1;
  if(i==1){
    plot(1:length(vali),vali,type='b',las=1,pch=20,main=paste('sgRNAs in',targetgene),ylab='Read counts',xlab='Samples',xlim=c(0.7,length(vali)+0.3),ylim = yrange,col=colors[(i %% length(colors))],xaxt='n',log='y')
    axis(1,at=1:length(vali),labels=(collabel),las=2)
    # lines(0:100,rep(1,101),col='black');
  }else{
    lines(1:length(vali),vali,type='b',pch=20,col=colors[(i %% length(colors))])
  }
}




# parameters
# Do not modify the variables beginning with "__"
targetmat=list(c(7056.096610103484,7453.919986995664,7042.292668364542,7901.272055101149,8345.616220843356,7697.305784315896),c(3664.384556587653,3650.823324875179,3566.0803289110027,4452.728612480045,3896.1435099919286,4341.569670801705),c(5978.391002724376,6123.630218668577,6339.149717884166,6821.394535755354,6645.141115762945,7835.024092668051),c(4713.338981670072,4439.281586439829,4395.631000826052,6252.1880676142055,5994.226652462935,5921.88725914269),c(3303.6035916388814,3281.8173849248988,3340.9165751054893,4416.396284726355,3615.845415747905,3797.58235281069),c(4924.79929017475,5053.980088939283,5079.0227448322585,6398.526609955458,6328.508083376179,6475.055797690515),c(3519.701187610768,3564.87763759562,3581.8812940903367,4645.491795839902,3983.3473615345138,4231.39502411998),c(3402.84154343713,3511.628679172415,3574.968371824378,4370.980875034242,4764.029461058609,4750.133985579766),c(2447.56032519231,2769.8800302596997,2463.963007652437,3329.4541460951195,3560.823937988893,3378.689164906217),c(5179.850100871183,5010.073053046465,5072.1098225663,6318.797335162638,5974.501971756874,6115.840543405309))
targetgene="TAS2R9"
collabel=c("B1","B2","B3","A1","A2","A3")

# set up color using RColorBrewer
#library(RColorBrewer)
#colors <- brewer.pal(length(targetgenelist), "Set1")

colors=c( "#E41A1C", "#377EB8", "#4DAF4A", "#984EA3", "#FF7F00",  "#A65628", "#F781BF",
          "#999999", "#66C2A5", "#FC8D62", "#8DA0CB", "#E78AC3", "#A6D854", "#FFD92F", "#E5C494", "#B3B3B3", 
          "#8DD3C7", "#FFFFB3", "#BEBADA", "#FB8072", "#80B1D3", "#FDB462", "#B3DE69", "#FCCDE5",
          "#D9D9D9", "#BC80BD", "#CCEBC5", "#FFED6F")


## code

targetmatvec=unlist(targetmat)+1
yrange=range(targetmatvec[targetmatvec>0]);
# yrange[1]=1; # set the minimum value to 1
for(i in 1:length(targetmat)){
  vali=targetmat[[i]]+1;
  if(i==1){
    plot(1:length(vali),vali,type='b',las=1,pch=20,main=paste('sgRNAs in',targetgene),ylab='Read counts',xlab='Samples',xlim=c(0.7,length(vali)+0.3),ylim = yrange,col=colors[(i %% length(colors))],xaxt='n',log='y')
    axis(1,at=1:length(vali),labels=(collabel),las=2)
    # lines(0:100,rep(1,101),col='black');
  }else{
    lines(1:length(vali),vali,type='b',pch=20,col=colors[(i %% length(colors))])
  }
}




# parameters
# Do not modify the variables beginning with "__"
targetmat=list(c(2877.9006021491996,2662.4479211602506,2668.3879946600746,2879.3369744799566,2967.00723462748,3122.762641885128),c(4619.665774832473,4518.687927948116,4390.69319920751,5027.990468580141,4766.105743238195,5156.402995218625),c(2822.2531525427053,3064.150589966885,2832.3230083956673,3965.2698817847,3364.615272018076,3223.756068010042),c(6446.757036912371,6470.215544545928,6180.152505767115,8787.377159760596,8565.702131879403,8614.280187427332),c(4413.7702112884435,4111.3801056232505,4066.7734130311574,5034.045856539089,5272.718595057023,5536.275995756654),c(6243.643845848666,5970.422689170233,6033.993577858274,7973.936710608529,8452.544753092001,8310.152256482988),c(6159.245213945484,6129.2353721868085,6085.34671469111,9248.595875967165,8776.444773107318,8792.166335715532),c(5194.689420766248,4904.509328453093,5139.26392457847,7401.702548487908,7153.830249761359,6901.982553582197),c(7210.982011508227,6767.28868101223,6994.889772826539,8431.118501509132,8136.949861795027,8765.770326614702),c(3097.7080280948526,3116.4653561370515,3204.633250433731,3957.1960311727685,4241.844492892891,4177.455353348719))
targetgene="NLRP5"
collabel=c("B1","B2","B3","A1","A2","A3")

# set up color using RColorBrewer
#library(RColorBrewer)
#colors <- brewer.pal(length(targetgenelist), "Set1")

colors=c( "#E41A1C", "#377EB8", "#4DAF4A", "#984EA3", "#FF7F00",  "#A65628", "#F781BF",
          "#999999", "#66C2A5", "#FC8D62", "#8DA0CB", "#E78AC3", "#A6D854", "#FFD92F", "#E5C494", "#B3B3B3", 
          "#8DD3C7", "#FFFFB3", "#BEBADA", "#FB8072", "#80B1D3", "#FDB462", "#B3DE69", "#FCCDE5",
          "#D9D9D9", "#BC80BD", "#CCEBC5", "#FFED6F")


## code

targetmatvec=unlist(targetmat)+1
yrange=range(targetmatvec[targetmatvec>0]);
# yrange[1]=1; # set the minimum value to 1
for(i in 1:length(targetmat)){
  vali=targetmat[[i]]+1;
  if(i==1){
    plot(1:length(vali),vali,type='b',las=1,pch=20,main=paste('sgRNAs in',targetgene),ylab='Read counts',xlab='Samples',xlim=c(0.7,length(vali)+0.3),ylim = yrange,col=colors[(i %% length(colors))],xaxt='n',log='y')
    axis(1,at=1:length(vali),labels=(collabel),las=2)
    # lines(0:100,rep(1,101),col='black');
  }else{
    lines(1:length(vali),vali,type='b',pch=20,col=colors[(i %% length(colors))])
  }
}




# parameters
# Do not modify the variables beginning with "__"
targetmat=list(c(3255.3758019799197,3310.777344769098,3170.0686391039376,3723.054363426764,3260.801163038808,3809.058878506703),c(4415.625126275327,4426.2028948972875,4525.988963555559,5144.052071126652,4755.724332340268,5314.779049823604),c(3019.8015986457604,3002.4939012663317,2996.2580221312605,3567.632739147089,3426.903737405637,3573.790101738437),c(1677.7706056358047,1800.188471605545,1903.028743786071,2349.4905280719727,2113.655258817897,2228.7412901657176),c(4095.6522910379845,4106.709144358057,4043.071965262156,5810.144746610974,4853.30959478078,4678.979526264486),c(6427.280429550098,6202.102367923826,6489.258887087843,7087.831605949083,7523.408477727553,8186.205778966048),c(8555.795376998507,8303.100745007827,7949.860605852554,10472.79347500123,10590.07725697513,10986.478048793211),c(6525.590923854905,6664.527533177975,6517.898136475385,9628.06685472793,8544.93931008355,9570.274777905212),c(4331.226494372144,4470.109930790105,4556.6033335905195,5474.070714889339,5574.817652186693,5221.819191685899),c(6481.072964169709,6156.326947524931,6050.782103361316,8866.097203226926,8830.428109776538,8778.394504880316))
targetgene="DEFB129"
collabel=c("B1","B2","B3","A1","A2","A3")

# set up color using RColorBrewer
#library(RColorBrewer)
#colors <- brewer.pal(length(targetgenelist), "Set1")

colors=c( "#E41A1C", "#377EB8", "#4DAF4A", "#984EA3", "#FF7F00",  "#A65628", "#F781BF",
          "#999999", "#66C2A5", "#FC8D62", "#8DA0CB", "#E78AC3", "#A6D854", "#FFD92F", "#E5C494", "#B3B3B3", 
          "#8DD3C7", "#FFFFB3", "#BEBADA", "#FB8072", "#80B1D3", "#FDB462", "#B3DE69", "#FCCDE5",
          "#D9D9D9", "#BC80BD", "#CCEBC5", "#FFED6F")


## code

targetmatvec=unlist(targetmat)+1
yrange=range(targetmatvec[targetmatvec>0]);
# yrange[1]=1; # set the minimum value to 1
for(i in 1:length(targetmat)){
  vali=targetmat[[i]]+1;
  if(i==1){
    plot(1:length(vali),vali,type='b',las=1,pch=20,main=paste('sgRNAs in',targetgene),ylab='Read counts',xlab='Samples',xlim=c(0.7,length(vali)+0.3),ylim = yrange,col=colors[(i %% length(colors))],xaxt='n',log='y')
    axis(1,at=1:length(vali),labels=(collabel),las=2)
    # lines(0:100,rep(1,101),col='black');
  }else{
    lines(1:length(vali),vali,type='b',pch=20,col=colors[(i %% length(colors))])
  }
}




# parameters
# Do not modify the variables beginning with "__"
targetmat=list(c(2516.1921797069863,2601.725424712736,2681.2262788682838,2994.389345699976,2741.7306181424683,3325.897146704557),c(6315.98553033711,5881.674425131558,6182.127626414533,7026.268495033108,7312.665836499639,7243.983019323383),c(4539.904430396497,4646.672266614417,4486.486550607224,5362.046037648794,5491.766365003278,5318.222007532408),c(4676.240681932409,4325.310131569109,4582.279902006938,5718.304695900257,5616.3432957784,5135.745248965802),c(8834.96008252442,8635.6731870896,8919.644843734195,11413.39707129121,11441.352950605127,10896.96114836431),c(7561.560944029141,7074.637932261958,7542.985752484697,8173.764513253826,8735.957270605404,9335.006001136946),c(2919.6361893540707,2917.4824062398116,2798.745957389582,3346.6110786454733,3386.416234903723,3630.0250776489006),c(4873.789128035464,4613.975537758062,4812.381457430993,6083.646436090143,5959.967996499777,5558.081394579079),c(4195.817700329674,4343.059784376844,4187.255772523581,4656.593340431307,6076.239798556557,5170.174826053841),c(4592.7695075226675,4471.978315296183,4641.533521429441,5133.959757861738,5713.928558218911,5828.927401004985))
targetgene="PLA2G2E"
collabel=c("B1","B2","B3","A1","A2","A3")

# set up color using RColorBrewer
#library(RColorBrewer)
#colors <- brewer.pal(length(targetgenelist), "Set1")

colors=c( "#E41A1C", "#377EB8", "#4DAF4A", "#984EA3", "#FF7F00",  "#A65628", "#F781BF",
          "#999999", "#66C2A5", "#FC8D62", "#8DA0CB", "#E78AC3", "#A6D854", "#FFD92F", "#E5C494", "#B3B3B3", 
          "#8DD3C7", "#FFFFB3", "#BEBADA", "#FB8072", "#80B1D3", "#FDB462", "#B3DE69", "#FCCDE5",
          "#D9D9D9", "#BC80BD", "#CCEBC5", "#FFED6F")


## code

targetmatvec=unlist(targetmat)+1
yrange=range(targetmatvec[targetmatvec>0]);
# yrange[1]=1; # set the minimum value to 1
for(i in 1:length(targetmat)){
  vali=targetmat[[i]]+1;
  if(i==1){
    plot(1:length(vali),vali,type='b',las=1,pch=20,main=paste('sgRNAs in',targetgene),ylab='Read counts',xlab='Samples',xlim=c(0.7,length(vali)+0.3),ylim = yrange,col=colors[(i %% length(colors))],xaxt='n',log='y')
    axis(1,at=1:length(vali),labels=(collabel),las=2)
    # lines(0:100,rep(1,101),col='black');
  }else{
    lines(1:length(vali),vali,type='b',pch=20,col=colors[(i %% length(colors))])
  }
}




# parameters
# Do not modify the variables beginning with "__"
targetmat=list(c(2801.849087686991,2592.3835021823493,2592.345849734528,2958.057017946285,3070.821343606748,3084.890107088285),c(4115.128898400258,3968.4486909083316,3841.609659225644,4353.823942483888,4580.278488165305,4715.704408491727),c(2170.25053465328,2126.221567916046,2213.122685430506,2465.5521306184833,2514.3777194778713,2878.3126445600515),c(963.6283356857939,1143.4513177193498,971.7593585290575,1558.2531681027174,1189.7096889024115,1262.4178265614262),c(5420.989049165992,5591.140634436527,5567.865105067913,6385.40660271107,6502.915786461349,6325.860963642346),c(6720.356997477635,7024.191550597869,7020.566341242957,8532.041634158273,9408.67269679106,8520.172676720025),c(7239.733193804916,7043.809587911681,7080.807520989169,8531.032402831781,8626.952456177172,8578.70295776969),c(7328.769113175306,7378.25041449953,7147.96162300134,8604.706289665653,8071.546973138088,8234.407186889302),c(4568.655612693186,4853.1287545359655,4782.754647719741,6048.323339662944,5316.320520828315,5668.256041260804),c(4427.682073690067,4793.34045034149,4508.212877728808,6134.108002414712,5767.9118948881305,5530.537732908648))
targetgene="KRT77"
collabel=c("B1","B2","B3","A1","A2","A3")

# set up color using RColorBrewer
#library(RColorBrewer)
#colors <- brewer.pal(length(targetgenelist), "Set1")

colors=c( "#E41A1C", "#377EB8", "#4DAF4A", "#984EA3", "#FF7F00",  "#A65628", "#F781BF",
          "#999999", "#66C2A5", "#FC8D62", "#8DA0CB", "#E78AC3", "#A6D854", "#FFD92F", "#E5C494", "#B3B3B3", 
          "#8DD3C7", "#FFFFB3", "#BEBADA", "#FB8072", "#80B1D3", "#FDB462", "#B3DE69", "#FCCDE5",
          "#D9D9D9", "#BC80BD", "#CCEBC5", "#FFED6F")


## code

targetmatvec=unlist(targetmat)+1
yrange=range(targetmatvec[targetmatvec>0]);
# yrange[1]=1; # set the minimum value to 1
for(i in 1:length(targetmat)){
  vali=targetmat[[i]]+1;
  if(i==1){
    plot(1:length(vali),vali,type='b',las=1,pch=20,main=paste('sgRNAs in',targetgene),ylab='Read counts',xlab='Samples',xlim=c(0.7,length(vali)+0.3),ylim = yrange,col=colors[(i %% length(colors))],xaxt='n',log='y')
    axis(1,at=1:length(vali),labels=(collabel),las=2)
    # lines(0:100,rep(1,101),col='black');
  }else{
    lines(1:length(vali),vali,type='b',pch=20,col=colors[(i %% length(colors))])
  }
}




# parameters
# Do not modify the variables beginning with "__"
targetmat=list(c(3339.774433883103,3481.734527075177,3613.4832244490053,3796.7282502606363,3485.0396384340274,4085.6431477806154),c(5524.864288431448,4928.798327032099,5345.664032233524,5488.199953460218,6325.3936601068,6068.786788051656),c(3252.593429499595,3044.532552653073,3233.272499821275,3632.223544042539,3542.137398372625,4070.7236643757988),c(3211.785299788166,3094.9789343171615,3246.1107840294835,3942.057561275398,3868.1137005675264,3732.1661563434163),c(3569.783892256613,3514.431255931531,3729.027782322887,4830.1811285878275,4819.0509388176215,4672.093610846878),c(4597.406794989875,4683.105764482925,4766.953682540407,6363.2035135282595,5886.259979124497,5750.887026272097),c(5947.784905440805,6016.198109569128,5729.824998156089,7595.474963174255,7270.102051818139,7420.721515041983),c(4822.778965896177,4974.573747430994,5059.271538358091,6127.043383129273,5825.009654826728,6207.652748973413),c(5506.315138562616,5380.013185249784,5340.726230614982,6711.388321167791,6617.111306338544,6649.498988269912),c(4821.851508402736,4907.311905212209,4594.130625891438,6022.083325174167,6571.433098387665,5854.1757575362135))
targetgene="VN1R2"
collabel=c("B1","B2","B3","A1","A2","A3")

# set up color using RColorBrewer
#library(RColorBrewer)
#colors <- brewer.pal(length(targetgenelist), "Set1")

colors=c( "#E41A1C", "#377EB8", "#4DAF4A", "#984EA3", "#FF7F00",  "#A65628", "#F781BF",
          "#999999", "#66C2A5", "#FC8D62", "#8DA0CB", "#E78AC3", "#A6D854", "#FFD92F", "#E5C494", "#B3B3B3", 
          "#8DD3C7", "#FFFFB3", "#BEBADA", "#FB8072", "#80B1D3", "#FDB462", "#B3DE69", "#FCCDE5",
          "#D9D9D9", "#BC80BD", "#CCEBC5", "#FFED6F")


## code

targetmatvec=unlist(targetmat)+1
yrange=range(targetmatvec[targetmatvec>0]);
# yrange[1]=1; # set the minimum value to 1
for(i in 1:length(targetmat)){
  vali=targetmat[[i]]+1;
  if(i==1){
    plot(1:length(vali),vali,type='b',las=1,pch=20,main=paste('sgRNAs in',targetgene),ylab='Read counts',xlab='Samples',xlim=c(0.7,length(vali)+0.3),ylim = yrange,col=colors[(i %% length(colors))],xaxt='n',log='y')
    axis(1,at=1:length(vali),labels=(collabel),las=2)
    # lines(0:100,rep(1,101),col='black');
  }else{
    lines(1:length(vali),vali,type='b',pch=20,col=colors[(i %% length(colors))])
  }
}



dev.off()
Sweave("sample1_summary.Rnw");
library(tools);

texi2dvi("sample1_summary.tex",pdf=TRUE);
